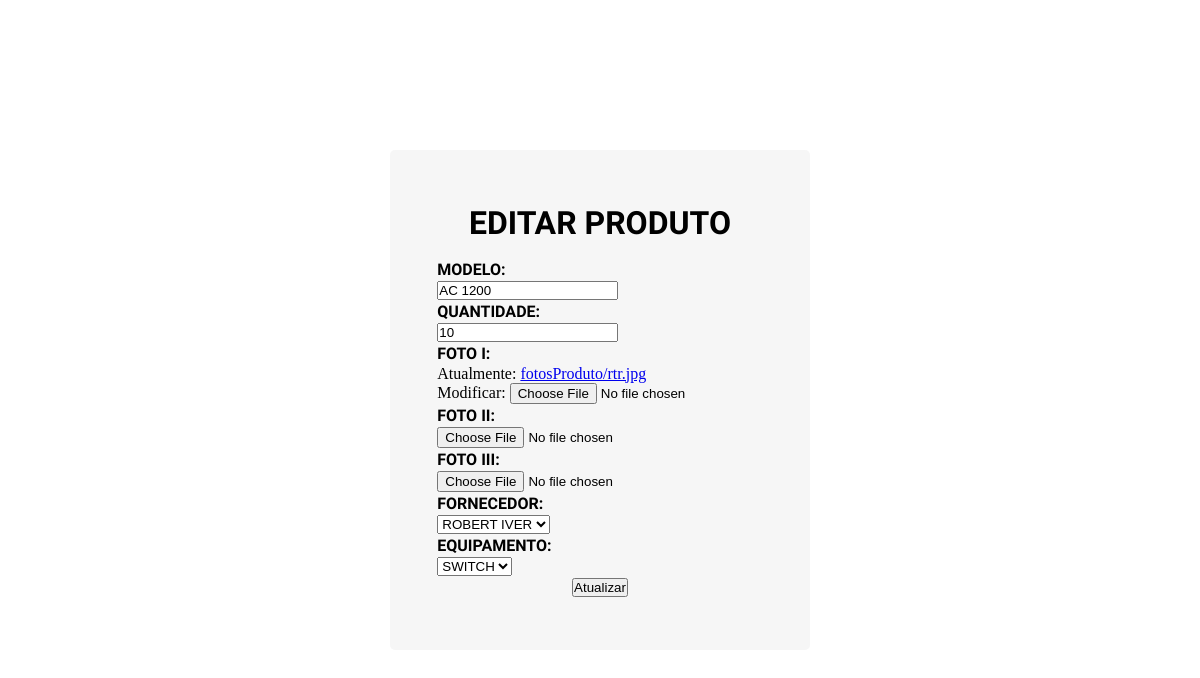
Before: /produtoEdit/2 (signed in) with the older database file.
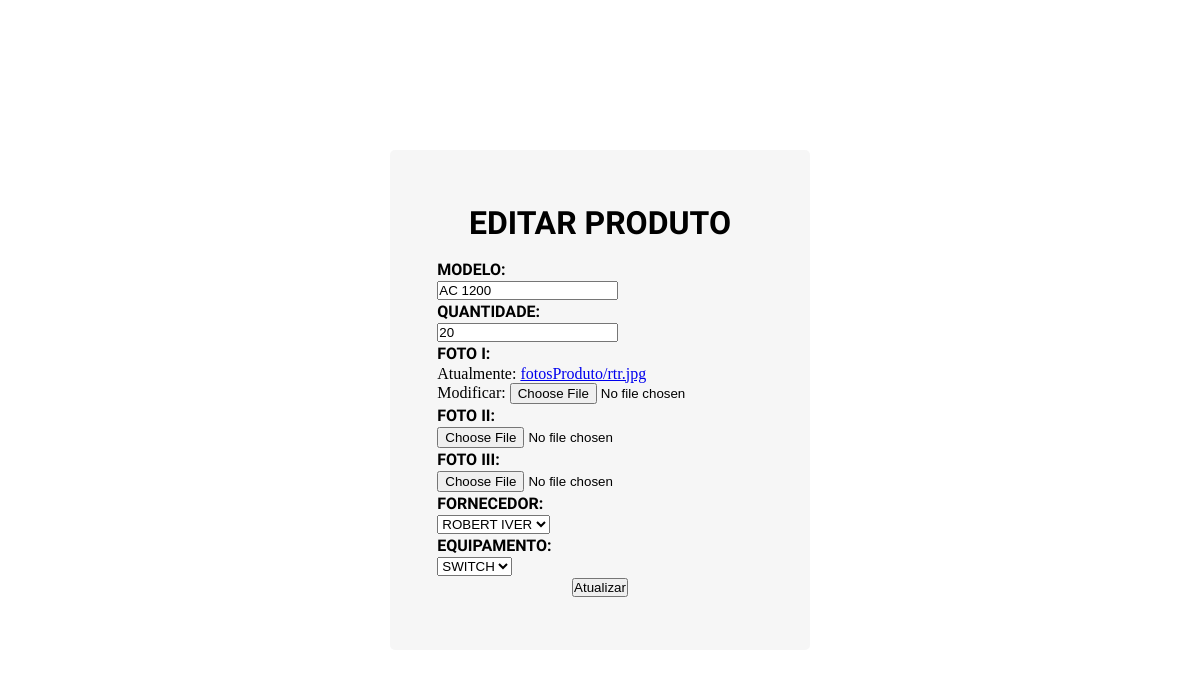
After: the same page with the newer database file.
### core/models.py (models this page shows, shortened)
class Produto(models.Model):
    modelo = models.CharField('Nome',max_length=30,blank=False)
    quantidade = models.IntegerField('Quantidade',blank=False)
    fotoUm = models.ImageField('Foto',upload_to='fotosProduto',blank=False)
    fotoDois = models.ImageField('Foto',upload_to='fotosProduto',blank=True)
    fotoTres = models.ImageField('Foto',upload_to='fotosProduto',blank=True)
    fornecedor = models.ForeignKey(Fornecedor,on_delete=models.CASCADE)
    equipamento = models.ForeignKey(TipoProduto,on_delete=models.CASCADE)

### core/views.py (the view)
# urls.py: path('produtoEdit/<int:id>',produto_edit,name='edit_produto'),
@login_required
def produto_edit(request,id):
    prd = Produto.objects.get(pk=id)
    form = ProdutoForm(request.POST or None,request.FILES or None,instance=prd)
    if form.is_valid():
        form.save()
        return redirect('list_produto')
    contexto = {
        'form': form
    }
    return render(request,'produto_edit.html',contexto)

### core/forms.py
class ProdutoForm(forms.ModelForm):
    class Meta:
        model = Produto
        fields = ['modelo','quantidade','fornecedor','equipamento','fotoUm','fotoDois','fotoTres']

### core/models.py (called while the page is built)
    def __str__(self):
        return self.nome.upper()

    def __str__(self):
        return self.nome.upper()

### templates/produto_edit.html (shortened to what this page needs)
<!DOCTYPE html>
{% load static %}
<html lang="pt-br">
  <head>
    <link rel="stylesheet" href="{% static '/css/cad/cadFornecedores.css' %}" />
  </head>
  <body>
    <main>
      <form method="post" enctype="multipart/form-data">
        <div class="telaCad">
          <div class="nameTLR">
            <h1>EDITAR PRODUTO</h1>
          </div>
          <div class="alinhamento">
            <h4>MODELO:</h4>
            <p>{{form.modelo}}</p>
            <h4>QUANTIDADE:</h4>
            <p>{{form.quantidade}}</p>
            <h4>FOTO I:</h4>
            <p>{{form.fotoUm}}</p>
            <h4>FOTO II:</h4>
            <p>{{form.fotoDois}}</p>
            <h4>FOTO III:</h4>
            <p>{{form.fotoTres}}</p>
            <h4>FORNECEDOR:</h4>
            <p>{{form.fornecedor}}</p>
            <h4>EQUIPAMENTO:</h4>
            <p>{{form.equipamento}}</p>
          </div>
          <p id="botaoform"><input type="submit" value="Atualizar"></p>
        </div>
      </form>
    </main>
  </body>
</html>

### static/css/cad/cadFornecedores.css (style rules this page uses)
:root { --cinzabg: rgba(245, 245, 245, 0.9); --pretotxt: rgb(17, 17, 17); --azul: rgba(15, 0, 100, 0.822); --azulclaro: rgba(26, 4, 150, 0.288); --cinza: rgb(206, 206, 206); }
* { padding: 0%; margin: 0%; box-sizing: border-box; }
body { background-size: auto; background-image: linear-gradient(to right, --azul, --azulclaro); height: 100vh; width: 100vw; }
main { display: flex; justify-content: center; align-items: center; height: 100vh; width: 100vw; }
.telaCad { display: flex; justify-content: center; align-items: center; flex-direction: column; border-radius: 5px; width: 420px; height: 500px; background-color: var(--cinzabg); }
.nameTLR { font-family: "Oswald", sans-serif; margin-bottom: 18px; }
.alinhamento { display: flex; flex-direction: column; align-items: flex-start; justify-content: right; }
.alinhamento p { margin: 2px 0px 2px 0px; }
.alinhamento h4 { font-family: "Oswald", sans-serif; }

Changed rows visible on the page:
changed Produto "AC 1200": quantidade "10" → "20"
